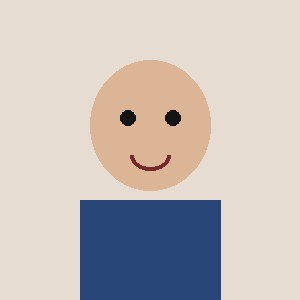
#> input picture demo/faces/victim_1.jpg, 300 x 300 px
$ python make_mockweb.py
#> lines starting #> are read from the running program, lines starting #| are printed output that depends on the picture
### shield/face.py
from __future__ import annotations

import threading
import json
from pathlib import Path

import cv2
import numpy as np

from .models import BASE, SFACE, YUNET

FaceVec = np.ndarray


class EnrollError(RuntimeError):
    pass


def _models_ok() -> bool:
    return YUNET.exists() and SFACE.exists()


def _require_models():
    if not _models_ok():
        raise FileNotFoundError(
            f"Face models missing. Run scripts/get_models.sh. Expected {YUNET} and {SFACE}"
        )


_MODEL_LOCK = threading.Lock()  # one shared OpenCV net: two threads with different image sizes segfault the process
_DETECTOR: cv2.FaceDetectorYN | None = None
_RECOGNIZER: cv2.FaceRecognizerSF | None = None


def _detector() -> cv2.FaceDetectorYN:
    global _DETECTOR
    _require_models()
    if _DETECTOR is None:
        _DETECTOR = cv2.FaceDetectorYN.create(str(YUNET), "", (320, 320), 0.9, 0.3, 5000)
    return _DETECTOR


# [6 lines left out: function _recognizer, not called in this run]


def detect_faces(img_bgr: np.ndarray) -> np.ndarray:
    if img_bgr is None or img_bgr.size == 0:
        return np.empty((0, 15), dtype=np.float32)
    h, w = img_bgr.shape[:2]
    with _MODEL_LOCK:
        det = _detector()
        det.setInputSize((w, h))
        _, faces = det.detect(img_bgr)
    if faces is None:
        return np.empty((0, 15), dtype=np.float32)
    faces = np.asarray(faces, dtype=np.float32)
    if faces.size == 0:
        return np.empty((0, 15), dtype=np.float32)
    return faces[faces[:, 2] >= 40]


# [24 lines left out: functions embed, cosine, vectors, not called in this run]


def _load_threshold() -> float:
    path = BASE / "demo/face_threshold.json"
    if path.exists():
        try:
            return float(json.loads(path.read_text()).get("threshold", 0.363))
        except Exception:
            pass
    return 0.363


THRESHOLD: float = _load_threshold()


# [63 lines left out: functions enroll, calibrate, not called in this run]


# [8 lines that do not run on import are left out]

### shield/pdq.py
from __future__ import annotations

import json
from dataclasses import dataclass
from pathlib import Path
from typing import Literal

import cv2
import numpy as np

try:
    import pdqhash
except ImportError:
    pdqhash = None

_POPCOUNT = np.array([bin(i).count("1") for i in range(256)], dtype=np.uint8)


# [5 lines left out: function _to_hex, not called in this run]


def _from_hex(h: str) -> np.ndarray:
    return np.frombuffer(bytes.fromhex(h), dtype=np.uint8)


def _compute(img_rgb: np.ndarray) -> tuple[str, int]:
    if pdqhash is None:
        import hashlib
        return hashlib.sha256(img_rgb.tobytes()).hexdigest(), 100
    h, q = pdqhash.compute(np.ascontiguousarray(img_rgb))
    return _to_hex(h), int(q)


# [12 lines left out: functions hamming, band, not called in this run]


@dataclass(frozen=True)
class RegionHash:
    hex: str
    quality: int
    region: str


# [5 lines left out: function _center_crop, not called in this run]


def _region_crops(img: np.ndarray, face_boxes: list[tuple] = []):
    yield "full", img
    yield "c80", _center_crop(img, 0.8)
    yield "c60", _center_crop(img, 0.6)
    for i, box in enumerate(face_boxes):
        x, y, w, h = map(float, box[:4])
        mx, my = 0.2 * w, 0.2 * h
        x0 = max(0, int(x - mx))
        y0 = max(0, int(y - my))
        x1 = min(img.shape[1], int(x + w + mx))
        y1 = min(img.shape[0], int(y + h + my))
        crop = img[y0:y1, x0:x1]
        if crop.size:
            yield f"face{i}", cv2.resize(crop, (256, 256))


def _dihedral(img_rgb: np.ndarray) -> list[str]:
    out: list[str] = []
    for k in range(4):
        rot = np.rot90(img_rgb, k)
        for flip in (False, True):
            cand = np.fliplr(rot) if flip else rot
            h, q = _compute(np.ascontiguousarray(cand))
            if q >= 50:
                out.append(h)
    return list(dict.fromkeys(out))


def pdq_dihedral(img_rgb: np.ndarray) -> list[str]:
    return _dihedral(img_rgb)


# [12 lines left out: function pdq_regions, not called in this run]


class HashBank:
    def __init__(self):
        self._rows: list[np.ndarray] = []
        self._meta: list[dict] = []

    def add_reference(self, id: str, label: str, img_rgb: np.ndarray, face_boxes: list[tuple] = []):
        for region, crop in _region_crops(img_rgb, face_boxes):
            if crop.size == 0:
                continue
            hashes = _dihedral(crop)
            for h in hashes:
                row = _from_hex(h)
                if row.size != 32:
                    continue
                self._rows.append(row)
                self._meta.append({"id": id, "label": label, "region": region})

    # [15 lines left out: function nearest, not called in this run]

    def save(self, path: str | Path):
        data = {
            "version": 2,
            "refs": [
                {"id": m["id"], "label": m["label"], "region": m["region"], "hash": r.tobytes().hex()}
                for r, m in zip(self._rows, self._meta)
            ],
        }
        Path(path).write_text(json.dumps(data, indent=2))

    # [12 lines left out: function load, not called in this run]

    def __len__(self):
        return len(self._rows)


# [15 lines left out: function verdict, not called in this run]

### demo/make_mockweb.py
from __future__ import annotations

import json
import shutil
import sys
from pathlib import Path

sys.path.insert(0, str(Path(__file__).resolve().parent.parent))

import cv2
import numpy as np
from PIL import Image, ImageDraw, ImageEnhance

from shield import pdq

BASE = Path(__file__).resolve().parent
OUT = BASE / "mockweb"


def _victim() -> Image.Image:
    path = BASE / "faces/victim_1.jpg"
    if path.exists():
        return Image.open(path).convert("RGB")
#> returned value is the input picture: PIL image 300x300 RGB; mean R, G, B 197.8, 190.1, 186.8
    img = Image.new("RGB", (300, 300), (220, 200, 180))
    d = ImageDraw.Draw(img)
    d.ellipse((90, 60, 210, 190), fill=(220, 180, 150))
    d.ellipse((120, 110, 135, 125), fill=(20, 20, 20))
    d.ellipse((165, 110, 180, 125), fill=(20, 20, 20))
    d.arc((130, 140, 170, 170), 0, 180, fill=(120, 40, 40), width=4)
    d.rectangle((80, 200, 220, 300), fill=(40, 70, 120))
    return img


def _overlay(img: Image.Image) -> Image.Image:
    out = img.copy()
    d = ImageDraw.Draw(out)
    d.text((10, 10), "LEAKED", fill=(255, 0, 0))
    return out


def _screenshot(img: Image.Image) -> Image.Image:
    canvas = Image.new("RGB", (img.width + 80, img.height + 80), (30, 30, 30))
#> canvas: PIL image 380x380 RGB; every value is 30
    canvas.paste(img, (40, 40))
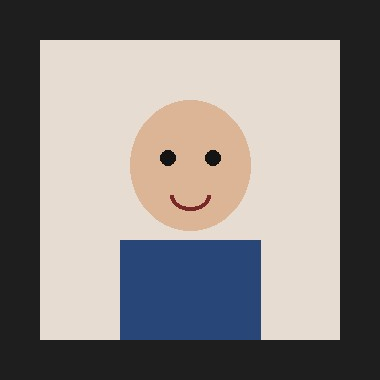
#> canvas: PIL image 380x380 RGB; mean R, G, B 134.6, 129.8, 127.7
    return canvas


def _face_on_body(victim: Image.Image, decoy: Image.Image) -> Image.Image:
    out = decoy.copy()
    try:
        arr = cv2.cvtColor(np.array(victim), cv2.COLOR_RGB2BGR)
        from shield.face import detect_faces
        faces = detect_faces(arr)
        if len(faces):
            x, y, w, h = map(int, faces[0][:4])
            face_img = victim.crop((x, y, x + w, y + h)).resize((90, 90))
            out.paste(face_img, (out.width // 2 - 45, 40))
    except Exception:
        # paste center crop of victim as fallback
        center = victim.crop((75, 50, 225, 200)).resize((90, 90))
        out.paste(center, (out.width // 2 - 45, 40))
    return out


def _make_decoy(i: int) -> Image.Image:
    img = Image.new("RGB", (300, 300), (180 + i % 40, 160 + i % 30, 140 + i % 20))
    d = ImageDraw.Draw(img)
    d.ellipse((90, 60, 210, 190), fill=(200, 160 + i % 40, 130))
    d.ellipse((120, 110, 135, 125), fill=(20, 20, 20))
    d.ellipse((165, 110, 180, 125), fill=(20, 20, 20))
    return img


def build(out: str | Path = OUT):
    out = Path(out)
    if out.exists():
        shutil.rmtree(out)
    (out / "img").mkdir(parents=True)
    (out / "forum").mkdir()
    (out / "gallery").mkdir()
    (out / "directory").mkdir()
    (out / "paste").mkdir()
    (out / "blog").mkdir()
    (out / "private").mkdir()

    victim = _victim()

    transforms = {
        "orig.jpg": victim,
        "q30.jpg": victim,
        "resize50.jpg": victim.resize((victim.width // 2, victim.height // 2)),
        "crop5.jpg": victim.crop((int(victim.width * 0.05), int(victim.height * 0.05), victim.width, victim.height)),
        "flip.jpg": victim.transpose(Image.FLIP_LEFT_RIGHT),
        "rot90.jpg": victim.transpose(Image.ROTATE_90),
        "overlay.jpg": _overlay(victim),
        "bright.jpg": ImageEnhance.Brightness(victim).enhance(1.2),
        "screenshot.jpg": _screenshot(victim),
        "crop30.jpg": victim.crop((int(victim.width * 0.3), int(victim.height * 0.3), victim.width, victim.height)),
    }
    for name, img in transforms.items():
        q = 30 if name == "q30.jpg" else 90
        img.save(out / "img" / name, "JPEG", quality=q)
#> this loop made 10 passes
#> (name, q) on passes 1 to 10: ('orig.jpg', 90), ('q30.jpg', 30), ('resize50.jpg', 90), ('crop5.jpg', 90), ('flip.jpg', 90), ('rot90.jpg', 90), ('overlay.jpg', 90), ('bright.jpg', 90), ('screenshot.jpg', 90), ('crop30.jpg', 90)

    decoys = []
    for i in range(40):
        img = _make_decoy(i)
        img.save(out / "img" / f"decoy_{i:02d}.jpg", "JPEG", quality=90)
        decoys.append(img)
#> this loop made 40 passes
#> pass 1, in _make_decoy, `img = Image.new("RGB", (300, 300), (180 + i % 40, 160 + i % 30, 140 + ..`:
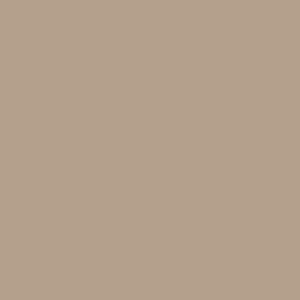
#> img: PIL image 300x300 RGB; mean R, G, B 180, 160, 140
#> after the loop:
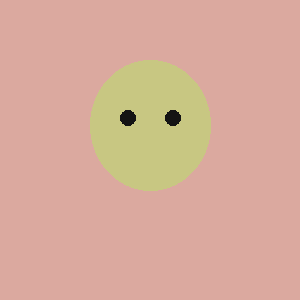
#> img: PIL image 300x300 RGB; mean R, G, B 215.6, 172.3, 154.5
#> after the loop, decoys = 40 items

    _face_on_body(victim, decoys[0]).save(out / "img" / "face_on_body.jpg", "JPEG", quality=90)
#> in _face_on_body, `center = victim.crop((75, 50, 225, 200)).resize((90, 90))`:
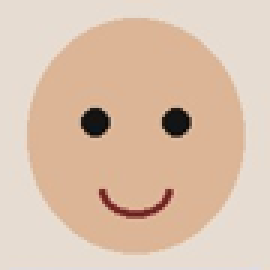
#> center: PIL image 90x90 RGB (shown 3 times larger); mean R, G, B 220.1, 194.3, 173.5
#> in _face_on_body, `out.paste(center, (out.width // 2 - 45, 40))`:
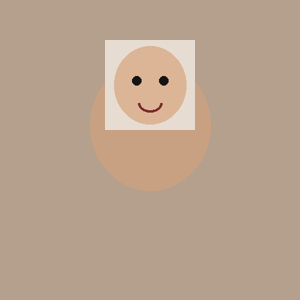
#> out: PIL image 300x300 RGB; mean R, G, B 185.1, 163.1, 142.3

    # forum: 3 threads x 4 pages
    for t in range(3):
        for p in range(1, 5):
            imgs = ["orig.jpg", "q30.jpg", "flip.jpg"][t % 3]
            next_link = (
                f'<a rel="next" href="thread{t+1}_page{p+1}.html">Next &raquo;</a>'
                if p < 4 else ""
            )
            html = (
                f"<html><body><div class='thread'><h1>Thread {t+1} page {p}</h1>"
                f"<img src='../img/{imgs}'><img src='../img/decoy_{t:02d}.jpg'>"
                f"{next_link}</div></body></html>"
            )
            (out / "forum" / f"thread{t+1}_page{p}.html").write_text(html)
    (out / "forum" / "index.html").write_text(
        "<html><body><div class='thread'>"
        "<a href='thread1_page1.html'>T1</a> <a href='thread2_page1.html'>T2</a> "
        "<a href='thread3_page1.html'>T3</a></div></body></html>"
    )

    # gallery: 60 lazy images
    cards = "".join(
        f"<div class='gallery'><img data-src='../img/{'orig.jpg' if i == 0 else f'decoy_{i%40:02d}.jpg'}'></div>"
        for i in range(60)
    )
    (out / "gallery" / "index.html").write_text(
        f"<html><body><div class='gallery'>{cards}</div>"
        "<script>let i=0;setInterval(()=>{{if(i<60){{let im=document.createElement('img');"
        "im.dataset.src='../img/decoy_'+((i++)%40).toString().padStart(2,'0')+'.jpg';"
        "document.querySelector('.gallery').appendChild(im);}}}}),50);</script></body></html>"
    )

    # directory: 20 cards
    cards = "".join(
        f"<div class='card'><img src='../img/decoy_{i%40:02d}.jpg'><p>Name {i}</p></div>"
        for i in range(20)
    )
    (out / "directory" / "index.html").write_text(f"<html><body>{cards}</body></html>")

    # paste
    (out / "paste" / "index.html").write_text(
        "<html><body><pre>Acme Corp dump\nAadhaar 2345 6789 0120 (invalid checksum)\n</pre></body></html>"
    )
    (out / "blog" / "index.html").write_text(
        "<html><body><img src='../img/rot90.jpg'><p>Acme Corp</p></body></html>"
    )
    (out / "private" / "index.html").write_text("<html><body>private</body></html>")
    (out / "robots.txt").write_text("User-agent: *\nDisallow: /private/\n")

    # leak bank
    bank = pdq.HashBank()
    victim_rgb = np.array(victim)
    bank.add_reference("victim", "victim", victim_rgb)
#> the loop in add_reference, `for region, crop in _region_crops(img_rgb, face_boxes):` made 1 pass
#> region on pass 1: 'full'
#> after the loop in add_reference, `for region, crop in _region_crops(img_rgb, face_boxes):`: self._meta = []
#> (the call stopped at in _compute, `h, q = pdqhash.compute(np.ascontiguousarray(img_rgb))`: pdqhash is not available in this run)
    bank_path = BASE / "leak_bank.json"
    bank.save(bank_path)
#> in save, `data = { "version": 2, "refs": [ {"id": m["id"], "label": m["label"], ..`: data = {'version': 2, 'refs': []}

    bank_json = json.loads(bank_path.read_text())
    bank_json["text_hits"] = [
        {"url": "http://127.0.0.1:8765/paste/", "title": "Acme Corp dump", "snippet": "Aadhaar dump", "tier": 1},
        {"url": "http://127.0.0.1:8765/blog/", "title": "Acme blog", "snippet": "leak", "tier": 2},
    ]
    bank_path.write_text(json.dumps(bank_json, indent=2))
    return out


if __name__ == "__main__":
    print(build())
